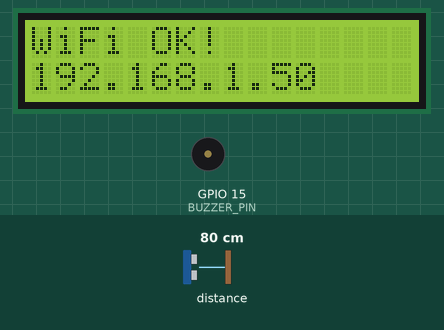
A sketch run on a simulated ESP32. Shown: 16×2 character LCD, buzzer (waves = sounding, pin HIGH). Inputs (shaded band) come from the test bench; at power-on: distance to the obstacle 80 cm. WiFi joins after 1.5 s; servers stay silent unless stated; no MQTT or app messages arrive unless stated; what the sketch prints to the serial monitor is not drawn.

Above: at 2.7 s.
At 5.8 s:
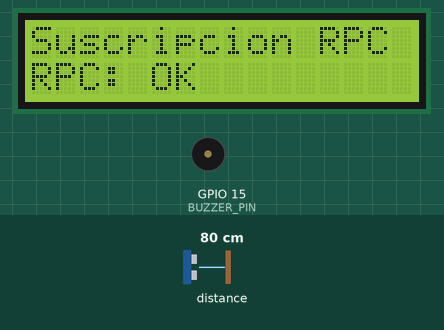
5.9 s: distance to the obstacle set to 9 cm
At 7.9 s:
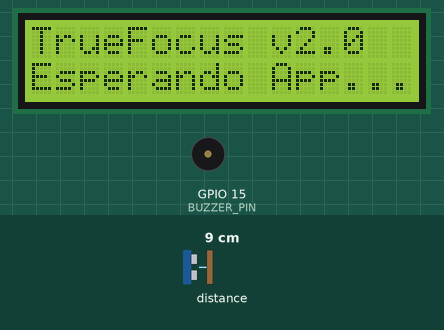
Timing chart, 0 to 9.4 s (numbered marks = the images above; inputs shaded):
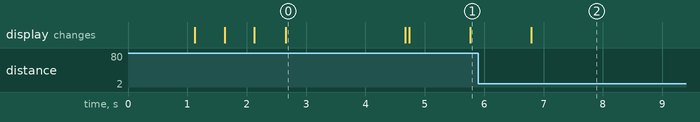

The sketch:

sketch_dec4a.ino
```cpp
#include <WiFi.h>
#include <PubSubClient.h>
#include <Wire.h>
#include <LiquidCrystal_I2C.h>
#include "Adafruit_VL53L0X.h"
#include <ArduinoJson.h>

const char* ssid = "Songrim";
const char* password = "AABBCCDD";
const char* mqtt_server = "iot.ceisufro.cl";
const int mqtt_port = 1883;
const char* device_token = "354ee7omsirwgui3zdzx";

#define BUZZER_PIN 15

LiquidCrystal_I2C lcd(0x27, 16, 2);
Adafruit_VL53L0X sensor = Adafruit_VL53L0X();
WiFiClient espClient;
PubSubClient client(espClient);

String currentStatus = "IDLE"; // IDLE, RUNNING, WARNING, PAUSED
long targetTimeSec = 0;
long startTimeMillis = 0;
long pausedAtSec = 0;

long lastTelem = 0;
long lastBuzzer = 0;
bool buzzerState = false;

// FILTROS DE DETECCIÓN DE PRESENCIA
#define FILTER_SIZE 3                // Reducido de 5 a 3 para respuesta más rápida
#define PRESENCE_THRESHOLD_LOW 800   // Umbral bajo (mm)
#define PRESENCE_THRESHOLD_HIGH 30   // Umbral alto (mm)
#define HYSTERESIS_MARGIN 50         // Reducido de 100 a 50mm para transiciones más rápidas
#define CONFIRM_COUNT 2              // Reducido de 3 a 2 para detección más ágil

int distanceBuffer[FILTER_SIZE];
int bufferIndex = 0;
bool bufferFilled = false;
bool currentPresence = false;
int confirmCounter = 0;
bool pendingPresenceState = false;

// Filtro de media móvil para suavizar lecturas
int getFilteredDistance(int newDistance) {
  distanceBuffer[bufferIndex] = newDistance;
  bufferIndex = (bufferIndex + 1) % FILTER_SIZE;

  if (!bufferFilled && bufferIndex == 0) {
    bufferFilled = true;
  }

  if (!bufferFilled) {
    return newDistance;
  }

  long sum = 0;
  for (int i = 0; i < FILTER_SIZE; i++) {
    sum += distanceBuffer[i];
  }
  return sum / FILTER_SIZE;
}

// Detectar presencia con histéresis
bool detectPresenceWithHysteresis(int filteredDistance, bool currentState) {
  if (currentState) {
    // Si hay presencia, usar umbral más alto para salir (evitar parpadeo)
    return (filteredDistance < (PRESENCE_THRESHOLD_LOW + HYSTERESIS_MARGIN) &&
            filteredDistance > (PRESENCE_THRESHOLD_HIGH - HYSTERESIS_MARGIN));
  } else {
    // Si no hay presencia, usar umbral más bajo para entrar
    return (filteredDistance < (PRESENCE_THRESHOLD_LOW - HYSTERESIS_MARGIN) &&
            filteredDistance > (PRESENCE_THRESHOLD_HIGH + HYSTERESIS_MARGIN));
  }
}

// Confirmar cambio de estado con múltiples lecturas
bool confirmStateChange(bool detectedPresence) {
  if (detectedPresence != pendingPresenceState) {
    // Nueva detección diferente, reiniciar contador
    pendingPresenceState = detectedPresence;
    confirmCounter = 1;
    return currentPresence; // Mantener estado actual
  } else {
    // Misma detección, incrementar contador
    confirmCounter++;
    if (confirmCounter >= CONFIRM_COUNT) {
      // Confirmado el cambio
      confirmCounter = 0;
      return detectedPresence;
    }
    return currentPresence; // Mantener estado actual hasta confirmar
  }
}

void updateLCD() {
  lcd.setCursor(0, 0);

  if (currentStatus == "IDLE") {
    lcd.print("TrueFocus v2.0  ");
    lcd.setCursor(0, 1);
    lcd.print("Esperando App...");
    return;
  }

  long elapsed = (millis() - startTimeMillis) / 1000;
  if (currentStatus == "PAUSED") elapsed = pausedAtSec;

  long remaining = targetTimeSec - elapsed;
  if (remaining < 0) remaining = 0;

  int mins = remaining / 60;
  int secs = remaining % 60;

  String timeStr = (mins < 10 ? "0" : "") + String(mins) + ":" + (secs < 10 ? "0" : "") + String(secs);

  lcd.print("Modo: " + currentStatus + "   ");
  lcd.setCursor(0, 1);
  lcd.print("Tiempo: " + timeStr + "    ");
}

void handleBuzzer() {
  if (currentStatus == "WARNING") {
    if (millis() - lastBuzzer > 200) {
      lastBuzzer = millis();
      buzzerState = !buzzerState;
      digitalWrite(BUZZER_PIN, buzzerState);
    }
  } else if (currentStatus == "PAUSED") {
    if (millis() - lastBuzzer > 1000) {
      lastBuzzer = millis();
      buzzerState = !buzzerState;
      digitalWrite(BUZZER_PIN, buzzerState);
    }
  } else {
    digitalWrite(BUZZER_PIN, LOW);
  }
}

// COMUNICACION RPC

void callback(char* topic, byte* payload, unsigned int length) {
  String message;
  for (int i = 0; i < length; i++) message += (char)payload[i];

  DynamicJsonDocument doc(512);
  deserializeJson(doc, message);
  String method = doc["method"];
  JsonObject params = doc["params"];

  if (method == "setSessionState") {
    String newStatus = params["status"];
    int duration = params["duration_sec"];

    if (currentStatus != "RUNNING" && newStatus == "RUNNING") {
        startTimeMillis = millis();
        targetTimeSec = duration;
    }
    if (newStatus == "PAUSED" && currentStatus == "RUNNING") {
       pausedAtSec = (millis() - startTimeMillis) / 1000;
    }
    if (newStatus == "RUNNING" && currentStatus == "PAUSED") {
       startTimeMillis = millis() - (pausedAtSec * 1000);
    }

    currentStatus = newStatus;
    updateLCD();
  }
}

void setup_wifi() {
  delay(10);
  lcd.clear();
  lcd.setCursor(0,0); lcd.print("Conectando WiFi");
  lcd.setCursor(0,1); lcd.print(ssid);

  WiFi.begin(ssid, password);

  int dots = 0;
  while (WiFi.status() != WL_CONNECTED) {
    delay(500);
    lcd.setCursor(dots, 1);
    // Animación simple de puntos
    if (dots > 15) { lcd.setCursor(0,1); lcd.print("                "); dots=0; }
    lcd.print(".");
    dots++;
  }

  lcd.clear();
  lcd.setCursor(0,0); lcd.print("WiFi OK!");
  lcd.setCursor(0,1); lcd.print(WiFi.localIP());
  delay(2000); // Pausa para verip
}

void reconnect() {
  while (!client.connected()) {
    lcd.clear();
    lcd.setCursor(0,0); lcd.print("Conectando TB...");

    if (client.connect("ESP32_TF", device_token, NULL)) {
      lcd.setCursor(0,1); lcd.print("Exito! Token OK");
      delay(1000);

      lcd.clear();
      lcd.setCursor(0,0); lcd.print("Suscripcion RPC");

      if(client.subscribe("v1/devices/me/rpc/request/+")) {
         lcd.setCursor(0,1); lcd.print("RPC: OK");
      } else {
         lcd.setCursor(0,1); lcd.print("RPC: FALLO");
      }
      delay(1000);

    } else {
      lcd.setCursor(0,1);
      lcd.print("Error rc="); lcd.print(client.state());
      delay(5000);
    }
  }
  lcd.clear();
}


void setup() {
  Serial.begin(115200);
  pinMode(BUZZER_PIN, OUTPUT);
  Wire.begin();

  lcd.init();
  lcd.backlight();
  lcd.setCursor(0,0);
  lcd.print("Iniciando...");

  // Inicializar buffer de filtro
  for (int i = 0; i < FILTER_SIZE; i++) {
    distanceBuffer[i] = 1200;
  }

  lcd.setCursor(0,1);
  lcd.print("Sensor ToF...");
  if (!sensor.begin()) {
    lcd.clear();
    lcd.setCursor(0,0); lcd.print("ERROR CRITICO:");
    lcd.setCursor(0,1); lcd.print("Fallo VL53L0X");
    while(1);
  }
  lcd.print("OK");
  delay(1000);

  setup_wifi();
  client.setServer(mqtt_server, mqtt_port);
  client.setCallback(callback);
}


void loop() {
  if (!client.connected()) {
      reconnect();
  }
  client.loop();

  handleBuzzer();

  static long lastLCD = 0;
  if (millis() - lastLCD > 500) {
      lastLCD = millis();
      updateLCD();
  }

  // TELEMETRIA CON FILTROS AVANZADOS
  if (millis() - lastTelem > 100) {  // Reducido de 200ms a 100ms para muestreo más frecuente
    lastTelem = millis();

    VL53L0X_RangingMeasurementData_t measure;
    sensor.rangingTest(&measure, false);

    int distance = 0;
    bool presence = false;
    bool validReading = false;

    // Verificar validez de la lectura
    if (measure.RangeStatus != 4) {
      distance = measure.RangeMilliMeter;
      validReading = true;

      // Aplicar filtro de media móvil
      int filteredDistance = getFilteredDistance(distance);

      // Detectar presencia con histéresis
      bool detectedPresence = detectPresenceWithHysteresis(filteredDistance, currentPresence);

      // Confirmar cambio de estado
      presence = confirmStateChange(detectedPresence);
      currentPresence = presence;

      // Usar distancia filtrada para telemetría
      distance = filteredDistance;

    } else {
      // Lectura inválida (fuera de rango)
      distance = 1200;
      validReading = false;
      // Mantener estado de presencia anterior en caso de lectura inválida
      presence = currentPresence;
    }

    static bool lastPresence = false;
    static int lastDistance = 0;
    static long lastSent = 0;

    bool stateChange = (presence != lastPresence);
    bool significantChange = abs(distance - lastDistance) > 50;
    bool heartbeat = (millis() - lastSent > 5000);

    // Enviar telemetría solo cuando haya cambios significativos
    if (stateChange || (significantChange && validReading) || heartbeat) {

        String payload = "{";
        payload += "\"presence\":";
        payload += (presence ? "true" : "false");
        payload += ",";
        payload += "\"distance\":";
        payload += distance;
        payload += ",";
        payload += "\"valid\":";
        payload += (validReading ? "true" : "false");
        payload += ",";
        payload += "\"confidence\":";
        payload += confirmCounter;
        payload += "}";

        if (client.publish("v1/devices/me/telemetry", (char*) payload.c_str())) {
            Serial.println("Envio OK: " + payload);
        } else {
            Serial.println("Fallo envio MQTT");
            lcd.setCursor(0,1);
            lcd.print("ERR: ENVIO FALLO");
            delay(500);
        }

        lastPresence = presence;
        lastDistance = distance;
        lastSent = millis();
    }
  }
}
```

Measured:
- what the display in image 0 shows lasts 2.0 s, from 2.7 s to 4.7 s
